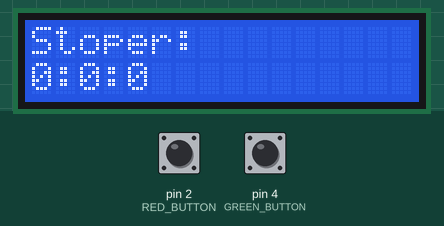
Recording of a sketch running on a simulated Arduino Uno, built with avr-gcc and run on an emulated ATmega328P. Shown: 16×2 character LCD. Inputs (shaded band) come from the test bench; at power-on: pin 4 (GREEN_BUTTON) HIGH, pin 2 (RED_BUTTON) HIGH.

Above: at 1.2 s.
1.3 s: pin 4 (GREEN_BUTTON) pulled LOW for 0.15 s
At 1.48 s:
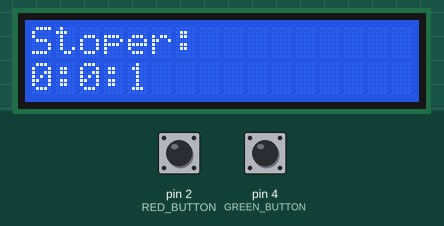
2.0 s: pin 2 (RED_BUTTON) pulled LOW for 0.15 s
At 2.39 s:
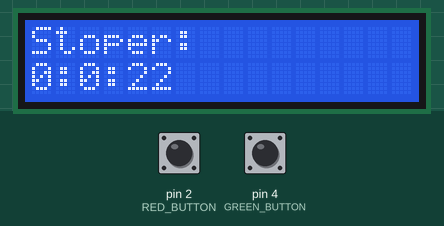
2.7 s: pin 2 (RED_BUTTON) pulled LOW for 1 s
At 3.01 s:
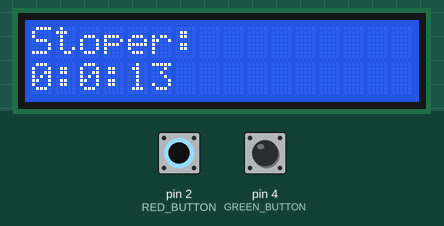
Timing chart, 0 to 5.7 s (numbered marks = the images above; inputs shaded):
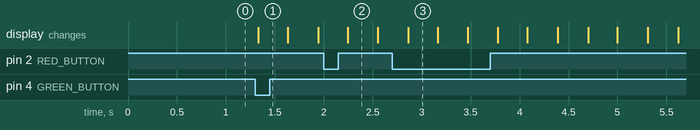

The sketch:

zad3.ino
```cpp
#include <LiquidCrystal_I2C.h>

#define LED_RED 6

#define DEBOUNCE_PERIOD 10UL

#define RED_BUTTON 2
#define GREEN_BUTTON 4

LiquidCrystal_I2C lcd(0x27, 16, 2);


unsigned long start_time = 0;
unsigned long stopped_time = 0;
bool running = false;

void initButtons()
{
    pinMode(RED_BUTTON, INPUT_PULLUP);
    pinMode(GREEN_BUTTON, INPUT_PULLUP);
}


void reset()
{
    start_time = millis();
    stopped_time = 0;
    lcd.setCursor(0, 1);
    lcd.print("               ");
}


void update() {
    unsigned long current_time;

    if (running) current_time = millis() - (start_time + stopped_time);
    else current_time = stopped_time;

    display(current_time);
}

void display(unsigned long timeInMillis) {
    unsigned long milliseconds = timeInMillis % 1000;
    unsigned long seconds = (timeInMillis / 1000) % 60;
    unsigned int minutes = (timeInMillis / 60000);

    lcd.setCursor(0, 1);
    lcd.print(minutes);
    lcd.print(":");
    lcd.print(seconds);
    lcd.print(":");
    lcd.print(milliseconds / 10);
}

void setup()
{
    initButtons();
    lcd.init();
    lcd.backlight();
    lcd.setCursor(0, 0);
    lcd.print("Stoper: ");
}

bool isGreenButtonPressed()
{
    static int debounced_button_state = HIGH;
    static int previous_reading = HIGH;
    static unsigned long last_change_time = 0UL;
    bool isPressed = false;
    int current_reading = digitalRead(GREEN_BUTTON);

    if (previous_reading != current_reading)
    {
        last_change_time = millis();
    }

    if (millis() - last_change_time > DEBOUNCE_PERIOD)
    {
        if (current_reading != debounced_button_state)
        {
            if (debounced_button_state == HIGH && current_reading == LOW)
            {
                isPressed = true;
            }
            debounced_button_state = current_reading;
        }
    }

    previous_reading = current_reading;
    return isPressed;
}

bool isRedButtonPressed()
{
    static int debounced_button_state = HIGH;
    static int previous_reading = HIGH;
    static unsigned long last_change_time = 0UL;
    bool isPressed = false;
    int current_reading = digitalRead(RED_BUTTON);

    if (previous_reading != current_reading)
    {
        last_change_time = millis();
    }

    if (millis() - last_change_time > DEBOUNCE_PERIOD)
    {
        if (current_reading != debounced_button_state)
        {
            if (debounced_button_state == HIGH && current_reading == LOW)
            {
                isPressed = true;
            }
            debounced_button_state = current_reading;
        }
    }

    previous_reading = current_reading;
    return isPressed;
}


void loop()
{
    if (isGreenButtonPressed()){
        if (running) stopped_time += millis() - start_time;
        else start_time = millis();

        running = !running;
    }

    if (isRedButtonPressed()) {
        reset();
    }

    update();
}
```

Measured:
- after the input at 1.3 s, the display: changes at once (image 1)
